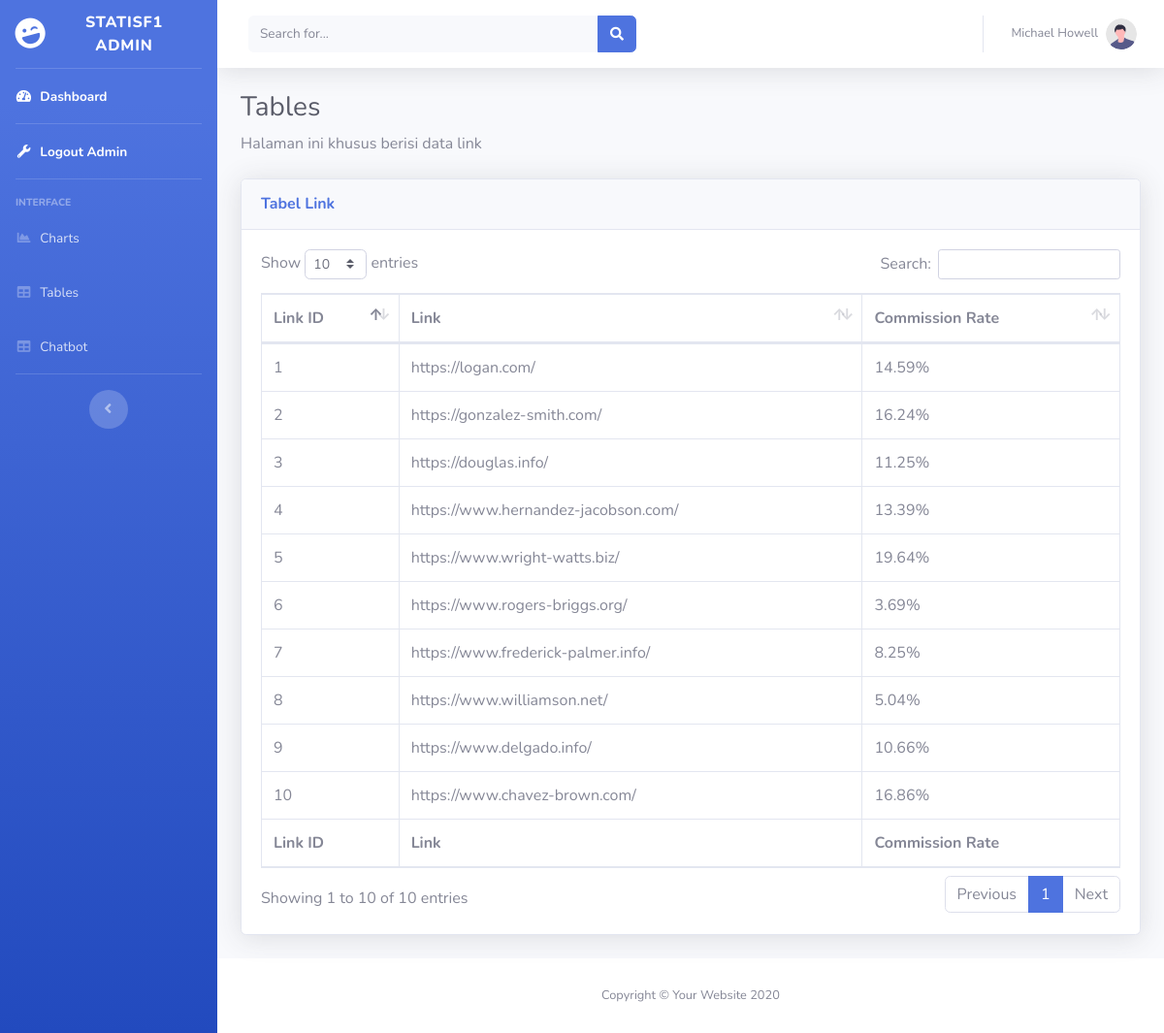
The app's page /adminpage/tables.php (signed in) with its own data.
### tables this page shows
CREATE TABLE `links` (
  `link_id` int(11) NOT NULL,
  `link` varchar(255) NOT NULL,
  `commission_rate` decimal(5,2) NOT NULL
);

### adminpage/fetch_data.php (called while the page is built, shortened)
<?php
include 'db_connect.php';
$link_query = "SELECT * FROM links";
$link_result = $conn->query($link_query);
?>

### adminpage/tables.php (the view, shortened to what this page needs)
<!DOCTYPE html>
<html lang="en">
  <head>
    <link href="vendor/fontawesome-free/css/all.min.css" rel="stylesheet" type="text/css" />
    <link href="css/sb-admin-2.min.css" rel="stylesheet" />
    <link href="vendor/datatables/dataTables.bootstrap4.min.css" rel="stylesheet" />
  </head>
  <body id="page-top">
    <div id="wrapper">
      <ul class="navbar-nav bg-gradient-primary sidebar sidebar-dark accordion" id="accordionSidebar">
        <a class="sidebar-brand d-flex align-items-center justify-content-center" href="index.html">
          <div class="sidebar-brand-icon rotate-n-15">
            <i class="fas fa-laugh-wink"></i>
          </div>
          <div class="sidebar-brand-text mx-3">StatisF1 admin</div>
        </a>
        <hr class="sidebar-divider my-0" />
        <li class="nav-item active">
          <a class="nav-link" href="index.php">
            <i class="fas fa-fw fa-tachometer-alt"></i>
            <span>Dashboard</span></a
          >
        </li>
        <hr class="sidebar-divider my-0" />
        <li class="nav-item active">
        <a class="nav-link" href="#" data-toggle="modal" data-target="#logoutModal">
            <i class="fas fa-fw fa-wrench"></i>
            <span>Logout Admin</span></a>
        </li>
        <hr class="sidebar-divider " />
        <div class="sidebar-heading">Interface</div>
        <li class="nav-item">
          <a class="nav-link" href="charts.php">
            <i class="fas fa-fw fa-chart-area"></i>
            <span>Charts</span></a
          >
        </li>
        <li class="nav-item">
          <a class="nav-link" href="tables.php">
            <i class="fas fa-fw fa-table"></i>
            <span>Tables</span></a
          >
        </li>
        <li class="nav-item">
          <a class="nav-link" href="chatbot.php">
            <i class="fas fa-fw fa-table"></i>
            <span>Chatbot</span></a
          >
        </li>
        <hr class="sidebar-divider d-none d-md-block" />
        <div class="text-center d-none d-md-inline">
          <button class="rounded-circle border-0" id="sidebarToggle"></button>
        </div>
      </ul>
      <div id="content-wrapper" class="d-flex flex-column">
        <div id="content">
          <nav class="navbar navbar-expand navbar-light bg-white topbar mb-4 static-top shadow">
            <form class="d-none d-sm-inline-block form-inline mr-auto ml-md-3 my-2 my-md-0 mw-100 navbar-search">
              <div class="input-group">
                <input type="text" class="form-control bg-light border-0 small" placeholder="Search for..." aria-label="Search" aria-describedby="basic-addon2" />
                <div class="input-group-append">
                  <button class="btn btn-primary" type="button">
                    <i class="fas fa-search fa-sm"></i>
                  </button>
                </div>
              </div>
            </form>
            <ul class="navbar-nav ml-auto">
              <li class="nav-item dropdown no-arrow">
                <a class="nav-link dropdown-toggle" href="#" id="userDropdown" role="button" data-toggle="dropdown" aria-haspopup="true" aria-expanded="false">
                  <span class="mr-2 d-none d-lg-inline text-gray-600 small">
                  <?php echo htmlspecialchars($_SESSION['name']); ?>
                  </span>
                  <img class="img-profile rounded-circle" src="img/undraw_profile.svg" />
                </a>
              </li>
            </ul>
          </nav>
          <?php include 'fetch_data.php'; ?>
          <div class="container-fluid">
            <h1 class="h3 mb-2 text-gray-800">Tables</h1>
            <p class="mb-4">
               Halaman ini khusus berisi data link
            </p>
            <div class="card shadow mb-4">
              <div class="card-header py-3">
                <h6 class="m-0 font-weight-bold text-primary">Tabel Link</h6>
              </div>
              <div class="card-body">
                <div class="table-responsive">
                  <table class="table table-bordered" id="dataTable" width="100%" cellspacing="0">
                    <thead>
                      <tr>
                        <th>Link ID</th>
                        <th>Link</th>
                        <th>Commission Rate</th>
                      </tr>
                    </thead>
                    <tfoot>
                      <tr>
                        <th>Link ID</th>
                        <th>Link</th>
                        <th>Commission Rate</th>
                      </tr>
                    </tfoot>
                    <tbody>
                      <?php
                        while ($link = $link_result->fetch_assoc()) {
                          echo "<tr>";
                          echo "<td>" . $link['link_id'] . "</td>";
                          echo "<td>" . $link['link'] . "</td>";
                          echo "<td>" . $link['commission_rate'] . "%</td>";
                          echo "</tr>";
                        }
                      ?>
                    </tbody>
                  </table>
                </div>
              </div>
            </div>
          </div>
        </div>
        <footer class="sticky-footer bg-white">
          <div class="container my-auto">
            <div class="copyright text-center my-auto">
              <span>Copyright &copy; Your Website 2020</span>
            </div>
          </div>
        </footer>
      </div>
    </div>
  </body>
</html>

### records on screen
links: link_id "1", link "https://logan.com/", commission_rate "14.59"
links: link_id "2", link "https://gonzalez-smith.com/", commission_rate "16.24"
links: link_id "3", link "https://douglas.info/", commission_rate "11.25"
links: link_id "4", link "https://www.hernandez-jacobson.com/", commission_rate "13.39"
links: link_id "5", link "https://www.wright-watts.biz/", commission_rate "19.64"
links: link_id "6", link "https://www.rogers-briggs.org/", commission_rate "3.69"
links: link_id "7", link "https://www.frederick-palmer.info/", commission_rate "8.25"
links: link_id "8", link "https://www.williamson.net/", commission_rate "5.04"
links: link_id "9", link "https://www.delgado.info/", commission_rate "10.66"
links: link_id "10", link "https://www.chavez-brown.com/", commission_rate "16.86"

### other values on screen
$_SESSION['name'] "Michael Howell"
